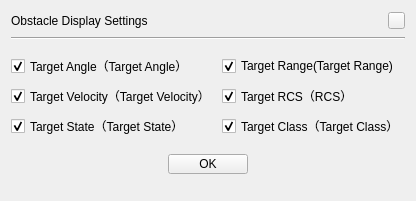
   <widget class="QWidget" name="wgt_obstacleSet" native="true">
    <property name="enabled">
     <bool>true</bool>
    </property>
    <property name="geometry">
     <rect>
      <x>390</x>
      <y>70</y>
      <width>271</width>
      <height>201</height>
     </rect>
    </property>
    <layout class="QVBoxLayout" name="verticalLayout_4">
     <property name="spacing">
      <number>6</number>
     </property>
     <item>
      <layout class="QHBoxLayout" name="horizontalLayout_4">
       <item>
        <widget class="QLabel" name="label_11">
         <property name="minimumSize">
          <size>
           <width>90</width>
           <height>0</height>
          </size>
         </property>
         <property name="text">
          <string>Obstacle Display Settings</string>
         </property>
        </widget>
       </item>
       <item>
        <spacer name="horizontalSpacer_4">
         <property name="orientation">
          <enum>Qt::Orientation::Horizontal</enum>
         </property>
         <property name="sizeHint" stdset="0">
          <size>
           <width>40</width>
           <height>20</height>
          </size>
         </property>
        </spacer>
       </item>
       <item>
        <widget class="QPushButton" name="btn_closeObstacleSet">
         <property name="minimumSize">
          <size>
           <width>17</width>
           <height>17</height>
          </size>
         </property>
         <property name="maximumSize">
          <size>
           <width>17</width>
           <height>17</height>
          </size>
         </property>
         <property name="font">
          <font>
           <bold>true</bold>
          </font>
         </property>
         <property name="styleSheet">
          <string notr="true">border-image: url(:/images/btn_close .png);</string>
         </property>
         <property name="text">
          <string/>
         </property>
        </widget>
       </item>
      </layout>
     </item>
     <item>
      <widget class="Line" name="line_4">
       <property name="orientation">
        <enum>Qt::Orientation::Horizontal</enum>
       </property>
      </widget>
     </item>
     <item>
      <layout class="QGridLayout" name="gridLayout_4">
       <property name="topMargin">
        <number>8</number>
       </property>
       <item row="0" column="0">
        <widget class="QCheckBox" name="checkBox_targetAngle">
         <property name="text">
          <string>Target Angle（Target Angle）</string>
         </property>
         <property name="checked">
          <bool>true</bool>
         </property>
        </widget>
       </item>
       <item row="0" column="1">
        <widget class="QCheckBox" name="checkBox_targetRange">
         <property name="text">
          <string>Target Range(Target Range)</string>
         </property>
         <property name="checked">
          <bool>true</bool>
         </property>
        </widget>
       </item>
       <item row="1" column="1">
        <widget class="QCheckBox" name="checkBox_targetRCS">
         <property name="text">
          <string>Target RCS（RCS）</string>
         </property>
         <property name="checked">
          <bool>true</bool>
         </property>
        </widget>
       </item>
       <item row="2" column="1">
        <widget class="QCheckBox" name="checkBox_targetClass">
         <property name="text">
          <string>Target Class（Target Class）</string>
         </property>
         <property name="checked">
          <bool>true</bool>
         </property>
        </widget>
       </item>
       <item row="1" column="0">
        <widget class="QCheckBox" name="checkBox_targetV">
         <property name="text">
          <string>Target Velocity（Target Velocity）</string>
         </property>
         <property name="checked">
          <bool>true</bool>
         </property>
        </widget>
       </item>
       <item row="2" column="0">
        <widget class="QCheckBox" name="checkBox_targetState">
         <property name="text">
          <string>Target State（Target State）</string>
         </property>
         <property name="checked">
          <bool>true</bool>
         </property>
        </widget>
       </item>
      </layout>
     </item>
     <item>
      <layout class="QHBoxLayout" name="horizontalLayout_10">
       <property name="topMargin">
        <number>10</number>
       </property>
       <item>
        <spacer name="horizontalSpacer_10">
         <property name="orientation">
          <enum>Qt::Orientation::Horizontal</enum>
         </property>
         <property name="sizeHint" stdset="0">
          <size>
           <width>40</width>
           <height>20</height>
          </size>
         </property>
        </spacer>
       </item>
       <item>
        <widget class="QPushButton" name="btn_obstacleSetSure">
         <property name="minimumSize">
          <size>
           <width>50</width>
           <height>20</height>
          </size>
         </property>
         <property name="text">
          <string>OK</string>
         </property>
        </widget>
       </item>
       <item>
        <spacer name="horizontalSpacer_11">
         <property name="orientation">
          <enum>Qt::Orientation::Horizontal</enum>
         </property>
         <property name="sizeHint" stdset="0">
          <size>
           <width>40</width>
           <height>20</height>
          </size>
         </property>
        </spacer>
       </item>
      </layout>
     </item>
     <item>
      <spacer name="verticalSpacer_5">
       <property name="orientation">
        <enum>Qt::Orientation::Vertical</enum>
       </property>
       <property name="sizeHint" stdset="0">
        <size>
         <width>20</width>
         <height>40</height>
        </size>
       </property>
      </spacer>
     </item>
    </layout>
   </widget>
